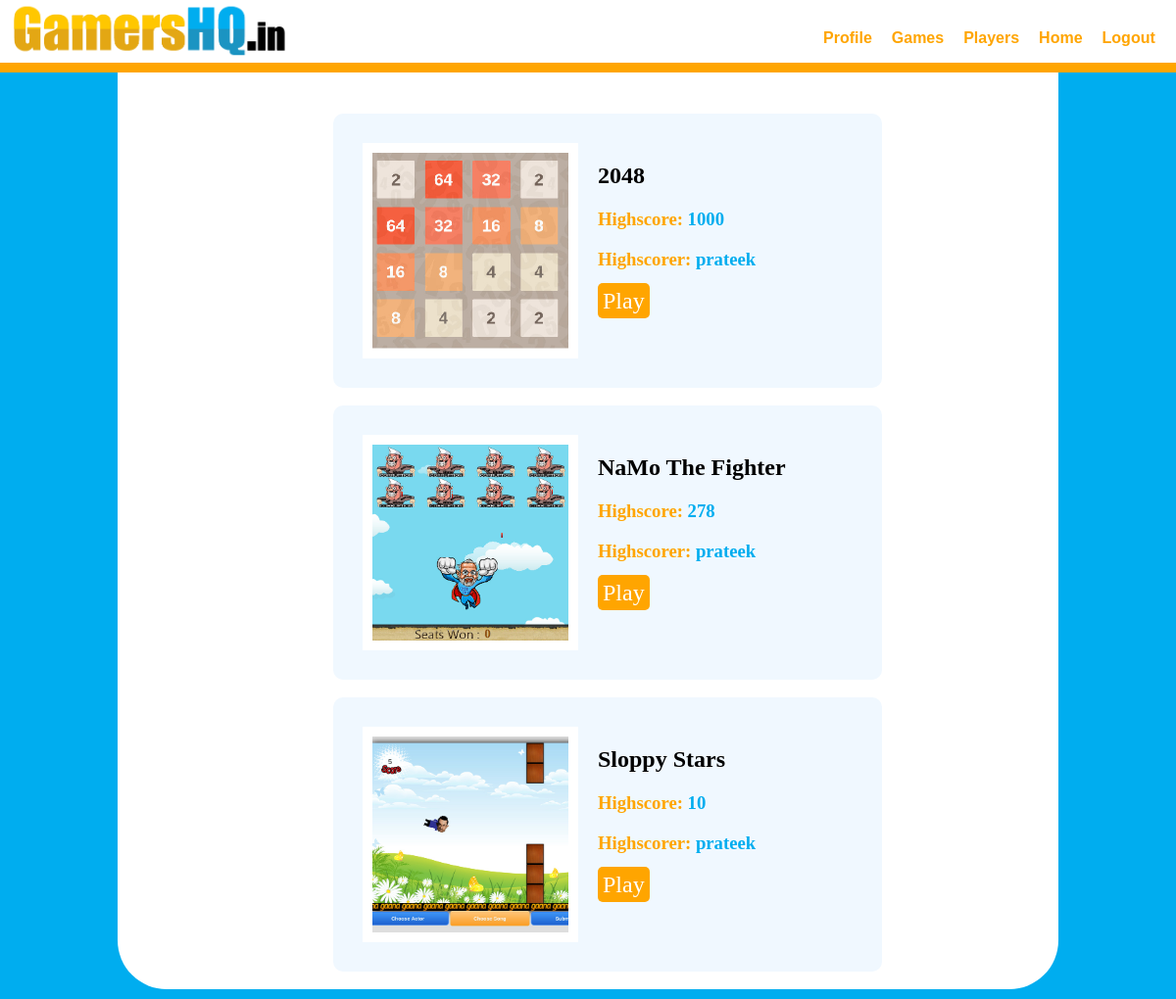
/games/, run on the app's committed database.
### games/models.py (models this page shows, shortened)
class GameDetail(models.Model):
	game_name = models.CharField(max_length=128,blank=False)
	game_image = models.ImageField(upload_to="games_image/",blank=True)
	game_slug_field = models.CharField(max_length=128)
	game_highscore =models.IntegerField(default=0)
	game_highscorer = models.ForeignKey(User)

### games/views.py (the view)
def games_view(request):
	game_list = GameDetail.objects.all()
	context_dict={"game_list":game_list}
	return render(request,"games/game_new.html",context_dict)

### templates/games/game_new.html (shortened to what this page needs)
<!DOCTYPE html>
{% load staticfiles %}
<html>
<head>
	<link rel="stylesheet" href="{% static "css/nav.css" %}">
	<link rel="stylesheet" href="{% static "css/games.css" %}">
</head>
</body>
<nav class="flex_container">
		<img src="{% static "images/logo.jpg" %}"/>
		<ul class="flex_container">
			<li><a href ="/users" a>Profile</a></li>
			<li><a href ="/games" a>Games</a></li>
			<li><a href ="/users/all">Players</a></li>
			<li><a href="/feed" a>Home</a></li>
			<li><a href="/logout">Logout</a></li>
		</ul>
</nav>
<div id="empty_div">
</div>
<div>
	<ul>
		{% for x in game_list %}
			<li class="flex_container">
			<div id="game_info" class="flex_container">
			<img src="{{x.game_image.url}}">
				<div id="inner_div">
				<h2>{{x.game_name}}<h2>
			 	<h3>Highscore: <strong>{{ x.game_highscore}}</strong></h3>
				<h3>Highscorer: <strong>{{x.game_highscorer}}</strong></h3>
				<a href="games/{{x.game_slug_field}}"><btn id="play_btn">Play</btn>
				</div></a>
			</div>
			</li>
			<br>
		{% endfor %}
	</ul>
</div>
</body>
</html>

### static/css/nav.css (style rules this page uses)
html { background-color: #00ADEF; padding: 0px; min-height: 900px; }
nav ul { list-style: none; color:blue; margin-left: 40%; margin-top: 30px; }
nav ul li { list-style: none; margin-left: 20px; }
nav a { text-decoration: none; color:orange; font-style: bold; font-family: sans-serif; font-weight: bold; }
nav { background-color: white; border-bottom: 10px solid orange; position:fixed; width: 100%; margin-left: -10%; margin-top: 0%; }
nav img { width:25%; height: 25%; }
.flex_container { display: flex; direction: row; }
#empty_div { height: 100px; }

### static/css/games.css (style rules this page uses)
ul img { display: inline-block; width:200px; height: 200px; border: 10px solid white; }
#game_info { background-color: aliceblue; width: 500px; margin: auto; padding: 30px; border-radius:10px }
#game_info h3 { color:orange; }
strong { color:#00ADEF; }
#inner_div { margin-left: 20px; }
#play_btn { padding:5px; background: orange; border-radius: 5px; color:white; width: 150px; font-size: 1.5rem; }
a { text-decoration: none }

### data on the page
GameDetail: game_image (picture), game_name "2048", game_highscore "1000", game_highscorer "prateek"
GameDetail: game_image (picture), game_name "NaMo The Fighter", game_highscore "278", game_highscorer "prateek"
GameDetail: game_image (picture), game_name "Sloppy Stars", game_highscore "10", game_highscorer "prateek"
